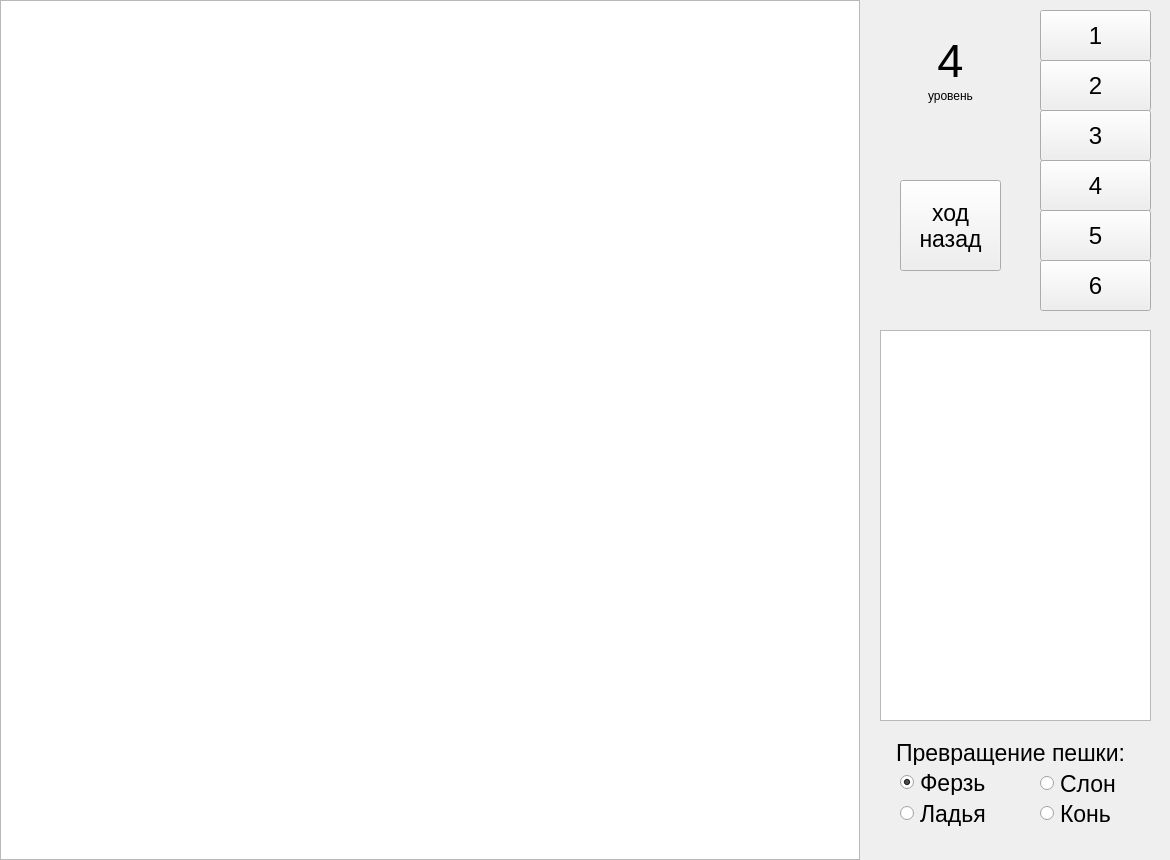
<?xml version="1.0" encoding="UTF-8"?>
<ui version="4.0">
 <class>Game</class>
 <widget class="QMainWindow" name="Game">
  <property name="geometry">
   <rect>
    <x>0</x>
    <y>0</y>
    <width>1170</width>
    <height>860</height>
   </rect>
  </property>
  <property name="windowTitle">
   <string>Game</string>
  </property>
  <widget class="QWidget" name="centralwidget">
   <widget class="QPushButton" name="pushButton_3">
    <property name="geometry">
     <rect>
      <x>1040</x>
      <y>60</y>
      <width>111</width>
      <height>51</height>
     </rect>
    </property>
    <property name="font">
     <font>
      <pointsize>18</pointsize>
     </font>
    </property>
    <property name="text">
     <string>2</string>
    </property>
   </widget>
   <widget class="QPushButton" name="pushButton_5">
    <property name="geometry">
     <rect>
      <x>1040</x>
      <y>160</y>
      <width>111</width>
      <height>51</height>
     </rect>
    </property>
    <property name="font">
     <font>
      <pointsize>18</pointsize>
     </font>
    </property>
    <property name="text">
     <string>4</string>
    </property>
   </widget>
   <widget class="QRadioButton" name="radioButton_4">
    <property name="geometry">
     <rect>
      <x>1040</x>
      <y>801</y>
      <width>150</width>
      <height>25</height>
     </rect>
    </property>
    <property name="font">
     <font>
      <pointsize>17</pointsize>
     </font>
    </property>
    <property name="text">
     <string>Конь</string>
    </property>
   </widget>
   <widget class="QPushButton" name="pushButton_6">
    <property name="geometry">
     <rect>
      <x>1040</x>
      <y>210</y>
      <width>111</width>
      <height>51</height>
     </rect>
    </property>
    <property name="font">
     <font>
      <pointsize>18</pointsize>
     </font>
    </property>
    <property name="text">
     <string>5</string>
    </property>
   </widget>
   <widget class="QLabel" name="label_3">
    <property name="geometry">
     <rect>
      <x>880</x>
      <y>740</y>
      <width>261</width>
      <height>25</height>
     </rect>
    </property>
    <property name="font">
     <font>
      <pointsize>17</pointsize>
     </font>
    </property>
    <property name="text">
     <string>Превращение пешки:</string>
    </property>
    <property name="alignment">
     <set>Qt::AlignCenter</set>
    </property>
   </widget>
   <widget class="QTextEdit" name="textEdit">
    <property name="geometry">
     <rect>
      <x>880</x>
      <y>330</y>
      <width>271</width>
      <height>391</height>
     </rect>
    </property>
    <property name="font">
     <font>
      <pointsize>17</pointsize>
     </font>
    </property>
    <property name="html">
     <string>&lt;!DOCTYPE HTML PUBLIC &quot;-//W3C//DTD HTML 4.0//EN&quot; &quot;http://www.w3.org/TR/REC-html40/strict.dtd&quot;&gt;
&lt;html&gt;&lt;head&gt;&lt;meta name=&quot;qrichtext&quot; content=&quot;1&quot; /&gt;&lt;style type=&quot;text/css&quot;&gt;
p, li { white-space: pre-wrap; }
&lt;/style&gt;&lt;/head&gt;&lt;body style=&quot; font-family:'.AppleSystemUIFont'; font-size:17pt; font-weight:400; font-style:normal;&quot;&gt;
&lt;p style=&quot;-qt-paragraph-type:empty; margin-top:0px; margin-bottom:0px; margin-left:0px; margin-right:0px; -qt-block-indent:0; text-indent:0px; font-family:'.AppleSystemUIFont';&quot;&gt;&lt;br /&gt;&lt;/p&gt;&lt;/body&gt;&lt;/html&gt;</string>
    </property>
   </widget>
   <widget class="QPushButton" name="pushButton">
    <property name="geometry">
     <rect>
      <x>900</x>
      <y>180</y>
      <width>101</width>
      <height>91</height>
     </rect>
    </property>
    <property name="font">
     <font>
      <pointsize>17</pointsize>
     </font>
    </property>
    <property name="text">
     <string>ход
назад</string>
    </property>
   </widget>
   <widget class="QPushButton" name="pushButton_4">
    <property name="geometry">
     <rect>
      <x>1040</x>
      <y>110</y>
      <width>111</width>
      <height>51</height>
     </rect>
    </property>
    <property name="font">
     <font>
      <pointsize>18</pointsize>
     </font>
    </property>
    <property name="text">
     <string>3</string>
    </property>
   </widget>
   <widget class="QRadioButton" name="radioButton_2">
    <property name="geometry">
     <rect>
      <x>900</x>
      <y>801</y>
      <width>150</width>
      <height>25</height>
     </rect>
    </property>
    <property name="font">
     <font>
      <pointsize>17</pointsize>
     </font>
    </property>
    <property name="text">
     <string>Ладья</string>
    </property>
   </widget>
   <widget class="QGraphicsView" name="graphicsView">
    <property name="geometry">
     <rect>
      <x>0</x>
      <y>0</y>
      <width>860</width>
      <height>860</height>
     </rect>
    </property>
   </widget>
   <widget class="QRadioButton" name="radioButton_3">
    <property name="geometry">
     <rect>
      <x>1040</x>
      <y>771</y>
      <width>150</width>
      <height>25</height>
     </rect>
    </property>
    <property name="font">
     <font>
      <pointsize>17</pointsize>
     </font>
    </property>
    <property name="text">
     <string>Слон</string>
    </property>
   </widget>
   <widget class="QPushButton" name="pushButton_7">
    <property name="geometry">
     <rect>
      <x>1040</x>
      <y>260</y>
      <width>111</width>
      <height>51</height>
     </rect>
    </property>
    <property name="font">
     <font>
      <pointsize>18</pointsize>
     </font>
    </property>
    <property name="text">
     <string>6</string>
    </property>
   </widget>
   <widget class="QLabel" name="label_4">
    <property name="geometry">
     <rect>
      <x>910</x>
      <y>85</y>
      <width>81</width>
      <height>21</height>
     </rect>
    </property>
    <property name="text">
     <string>уровень</string>
    </property>
    <property name="alignment">
     <set>Qt::AlignCenter</set>
    </property>
   </widget>
   <widget class="QLabel" name="label_2">
    <property name="geometry">
     <rect>
      <x>920</x>
      <y>30</y>
      <width>61</width>
      <height>61</height>
     </rect>
    </property>
    <property name="font">
     <font>
      <pointsize>35</pointsize>
     </font>
    </property>
    <property name="text">
     <string>4</string>
    </property>
    <property name="alignment">
     <set>Qt::AlignCenter</set>
    </property>
   </widget>
   <widget class="QRadioButton" name="radioButton">
    <property name="geometry">
     <rect>
      <x>900</x>
      <y>770</y>
      <width>150</width>
      <height>25</height>
     </rect>
    </property>
    <property name="font">
     <font>
      <pointsize>17</pointsize>
     </font>
    </property>
    <property name="autoFillBackground">
     <bool>false</bool>
    </property>
    <property name="text">
     <string>Ферзь</string>
    </property>
    <property name="checked">
     <bool>true</bool>
    </property>
    <property name="autoRepeat">
     <bool>false</bool>
    </property>
   </widget>
   <widget class="QPushButton" name="pushButton_2">
    <property name="geometry">
     <rect>
      <x>1040</x>
      <y>10</y>
      <width>111</width>
      <height>51</height>
     </rect>
    </property>
    <property name="font">
     <font>
      <pointsize>18</pointsize>
     </font>
    </property>
    <property name="text">
     <string>1</string>
    </property>
   </widget>
  </widget>
  <widget class="QMenuBar" name="menubar">
   <property name="geometry">
    <rect>
     <x>0</x>
     <y>0</y>
     <width>1170</width>
     <height>22</height>
    </rect>
   </property>
  </widget>
 </widget>
 <resources/>
 <connections/>
</ui>
